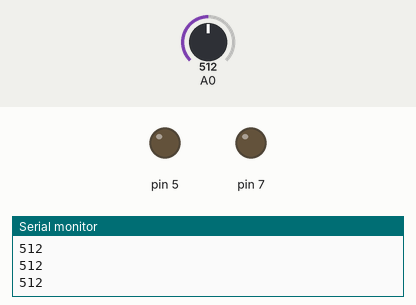
This sketch was run on a simulated Arduino Uno, built with avr-gcc and run on an emulated ATmega328P. Parts: output pins drawn as LEDs (lit = HIGH), the last lines printed to the serial monitor. The inputs (shaded band) are chosen by the test bench; at power-on: A0 = 512.

Above: at 1.2 s.
1.3 s: A0 set to 585
2.8 s: A0 set to 608
At 4.0 s:
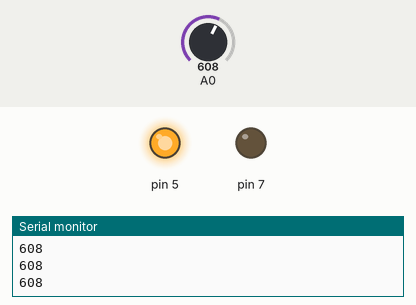
4.3 s: A0 set to 685
5.8 s: A0 set to 711
At 6.9 s:
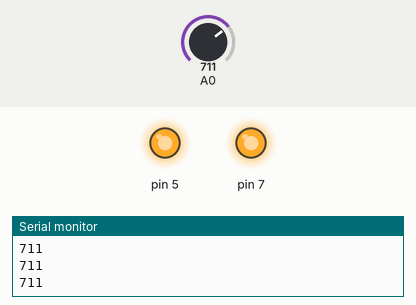
7.3 s: A0 set to 690
At 8.2 s:
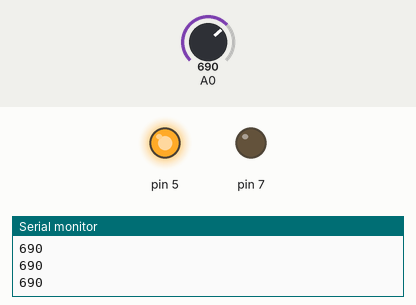
8.8 s: A0 set to 710
At 9.5 s:
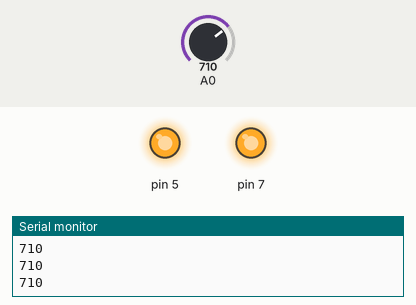
Timing chart, 0 to 11.3 s (numbered marks = the images above; inputs shaded):
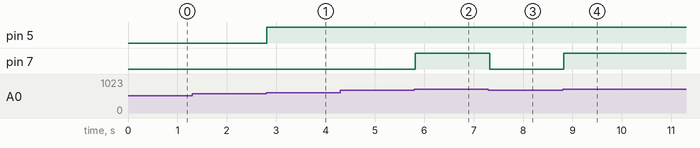

The sketch:

Gas_Leakage_Detection.ino
```cpp
int Smoke_Sensor = 0;

void setup() {
  pinMode(A0, INPUT);
  Serial.begin(9600);
  pinMode(5, OUTPUT);
  pinMode(7, OUTPUT);
}

void loop() {
  Smoke_Sensor = analogRead(A0);
  Serial.println(Smoke_Sensor);

  if (Smoke_Sensor >= 600) {
    digitalWrite(5, HIGH);
  } else {
    digitalWrite(5, LOW);
  }

  if (Smoke_Sensor >= 700) {
    digitalWrite(7, HIGH);
  } else {
    digitalWrite(7, LOW);
  }

  delay(100);
}
```

Measured:
- the behaviour switches between 599 and 600 on A0 (found by bisection; images 0 and 1)
- the behaviour switches between 699 and 700 on A0 (found by bisection; images 1 and 2)
- after the input at 2.8 s, pin 5: LOW → HIGH at once
- after the input at 5.8 s, pin 7: LOW → HIGH at once
- after the input at 7.3 s, pin 7: HIGH → LOW at once
- after the input at 8.8 s, pin 7: LOW → HIGH at once
